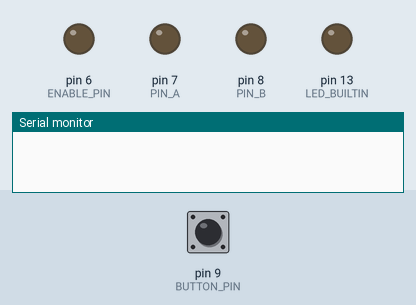
The sketch below on a simulated Arduino Uno, built with avr-gcc and run on an emulated ATmega328P. On the bench: output pins drawn as LEDs (lit = HIGH), the last lines printed to the serial monitor. The inputs (shaded band) are chosen by the test bench; at power-on: pin 9 (BUTTON_PIN) LOW.

Above: at 1.2 s.
1.3 s: pin 9 (BUTTON_PIN) pulled HIGH for 0.15 s
At 2.4 s:
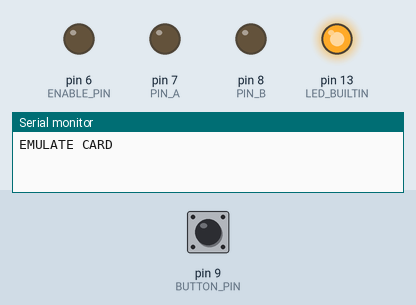
4.1 s: pin 9 (BUTTON_PIN) pulled HIGH for 1 s
At 5.7 s:
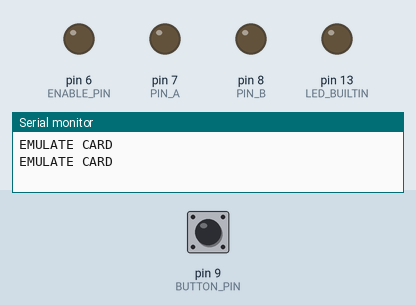
6.7 s: pin 9 (BUTTON_PIN) pulled HIGH for 3.2 s
At 6.88 s:
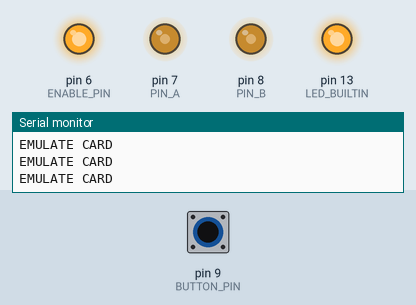
Timing chart, 0 to 11.9 s (numbered marks = the images above; inputs shaded):
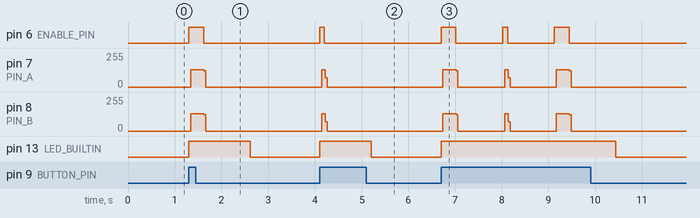

Measured:
- after the input at 1.3 s, pin 6 (ENABLE_PIN): LOW → HIGH at once, → LOW 0.32 s later; pin 7 (PIN_A), pin 8 (PIN_B): 0/255 → 128/255 at once, → 0/255 0.28 s later; pin 13 (LED_BUILTIN): LOW → HIGH at once, → LOW 1.3 s later
- after the input at 4.1 s, pin 6 (ENABLE_PIN): LOW → HIGH at once, → LOW 0.10 s later; pin 7 (PIN_A), pin 8 (PIN_B): 0/255 → 128/255 at once, → 0/255 0.08 s later; pin 13 (LED_BUILTIN): LOW → HIGH at once, → LOW 1.1 s later
- after the input at 6.7 s, pin 6 (ENABLE_PIN): goes HIGH 0.32 s, LOW 1.0 s, HIGH 0.10 s, LOW 1.0 s, HIGH 0.32 s, then LOW, starting at once; pin 13 (LED_BUILTIN): LOW → HIGH at once, → LOW 3.7 s later

The sketch:

firmware.ino
```cpp
#define PIN_A 7
#define PIN_B 8
#define ENABLE_PIN 6
#define BUTTON_PIN 9
#define CLOCK_US 200

#define BETWEEN_ZERO 53 // 53 zeros between track1 & 2

// consts get stored in flash as we don't adjust them
const char* tracks[] = {
  "%B123456781234567^LASTNAME/FIRST^YYMMSSSDDDDDDDDDDDDDDDDDDDDDDDDD?\0", // Track 1
  ";123456781234567=YYMMSSSDDDDDDDDDDDDDD?\0" // Track 2
};

char revTrack[41];

const int sublen[] = { 32, 48, 48 };
const int bitlen[] = { 7, 5, 5 };

unsigned int curTrack = 0;
int dir;

// send a single bit out
void playBit(int sendBit) {
  dir ^= 1;
  digitalWrite(PIN_A, dir);
  digitalWrite(PIN_B, !dir);
  delayMicroseconds(CLOCK_US);

  if (sendBit) {
    dir ^= 1;
    digitalWrite(PIN_A, dir);
    digitalWrite(PIN_B, !dir);
  }
  delayMicroseconds(CLOCK_US);
}

// when reversing
void reverseTrack(int track) {
  int i = 0;
  track--; // index 0
  dir = 0;

  while (revTrack[i++] != '\0');
  i--;
  while (i--)
    for (int j = bitlen[track] - 1; j >= 0; j--)
      playBit((revTrack[i] >> j) & 1);
}

// plays out a full track, calculating CRCs and LRC
void playTrack(int track) {
  int tmp = 0;
  int crc = 0;
  int lrc = 0;
  track--; // index 0
  dir = 0;

  // enable H-bridge and LED
  digitalWrite(ENABLE_PIN, HIGH);

  // First put out a bunch of leading zeros.
  for (int i = 0; i < 25; i++)
    playBit(0);

  //
  for (int i = 0; tracks[track][i] != '\0'; i++) {
    crc = 1;
    tmp = tracks[track][i] - sublen[track];

    for (int j = 0; j < bitlen[track] - 1; j++) {
      crc ^= tmp & 1;
      lrc ^= (tmp & 1) << j;
      playBit(tmp & 1);
      tmp >>= 1;
    }
    playBit(crc);
  }

  // finish calculating and send last "byte" (LRC)
  tmp = lrc;
  crc = 1;
  for (int j = 0; j < bitlen[track] - 1; j++) {
    crc ^= tmp & 1;
    playBit(tmp & 1);
    tmp >>= 1;
  }
  playBit(crc);

  // if track 1, play 2nd track in reverse (like swiping back?)
  if (track == 0) {
    // if track 1, also play track 2 in reverse
    // zeros in between
    for (int i = 0; i < BETWEEN_ZERO; i++)
      playBit(0);

    // send second track in reverse
    reverseTrack(2);
  }

  // finish with 0's
  for (int i = 0; i < 25; i++)
    playBit(0);

  digitalWrite(PIN_A, LOW);
  digitalWrite(PIN_B, LOW);
  digitalWrite(ENABLE_PIN, LOW);
}

// stores track for reverse usage later
void storeRevTrack(int track) {
  int i = 0;
  int tmp = 0;
  int crc = 0;
  int lrc = 0;

  track--; // index 0
  dir = 0;

  for (i = 0; tracks[track][i] != '\0'; i++) {
    crc = 1;
    tmp = tracks[track][i] - sublen[track];

    for (int j = 0; j < bitlen[track] - 1; j++) {
      crc ^= tmp & 1;
      lrc ^= (tmp & 1) << j;
      tmp & 1 ? (revTrack[i] |= 1 << j) : (revTrack[i] &= ~(1 << j));
      tmp >>= 1;
    }
    crc ? (revTrack[i] |= 1 << 4) : (revTrack[i] &= ~(1 << 4));
  }

  // finish calculating and send last "byte" (LRC)
  tmp = lrc;
  crc = 1;
  for (int j = 0; j < bitlen[track] - 1; j++) {
    crc ^= tmp & 1;
    tmp & 1 ? (revTrack[i] |= 1 << j) : (revTrack[i] &= ~(1 << j));
    tmp >>= 1;
  }
  crc ? (revTrack[i] |= 1 << 4) : (revTrack[i] &= ~(1 << 4));

  i++;
  revTrack[i] = '\0';
}

void setup() {
  Serial.begin(9600);

  pinMode(LED_BUILTIN, OUTPUT);
  pinMode(PIN_A, OUTPUT);
  pinMode(PIN_B, OUTPUT);
  pinMode(ENABLE_PIN, OUTPUT);
  pinMode(BUTTON_PIN, INPUT);

  // store reverse track 2 to play later
  storeRevTrack(2);
}
void loop() {
  while (digitalRead(BUTTON_PIN) == HIGH) {
    Serial.println("EMULATE CARD");
    digitalWrite(LED_BUILTIN,HIGH);
    playTrack(1 + (curTrack++ % 2));
    delay(1000);
  }
  digitalWrite(LED_BUILTIN, LOW);
}
```
